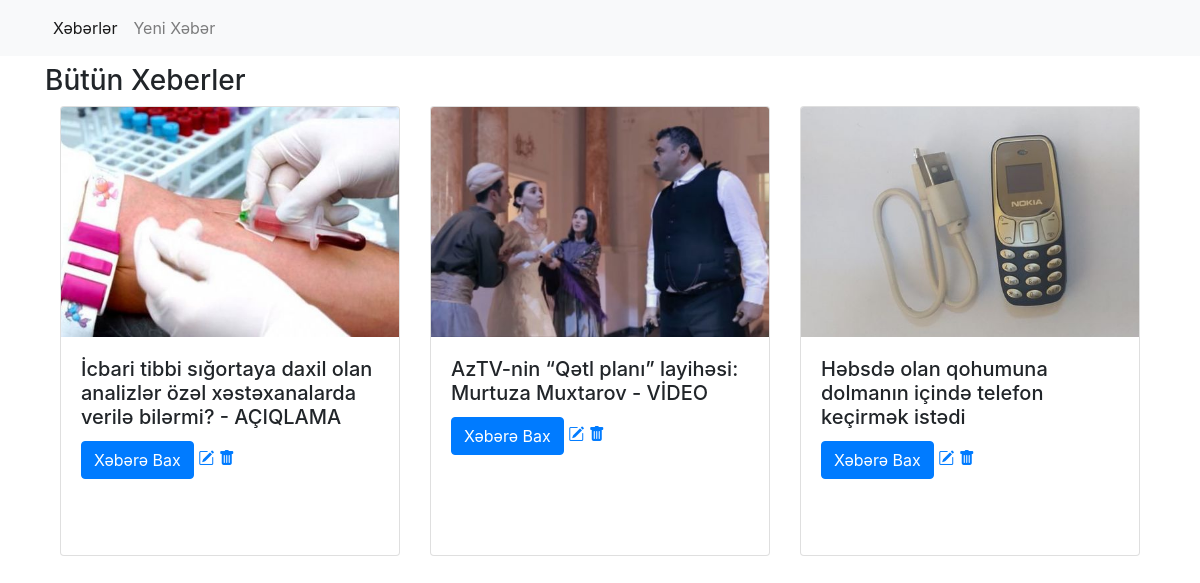
The page / on the database its author committed.
### app.py (models this page shows)
class Post(db.Model):
    id=db.Column(db.Integer,primary_key=True)
    p_title=db.Column(db.String(100))
    p_content=db.Column(db.Text)
    p_img=db.Column(db.String(100))
    p_date=db.Column(db.String(100))

### app.py (the view)
@app.route('/')
def index():
    posts=Post.query.all()
    return render_template('index.html', posts=posts)

### templates/index.html
{% extends 'layout.html' %}{% block content %}
<h3 class="my-2">Bütün Xeberler</h3>
<div class="container">
    <div class="row">
        {% for post in posts %}
            <div class="col-4">
                <div class="card " style="width: 100; height:450px">
                    <img class="card-img-top" src="/static/uploads/{{post.p_img}}" alt="Card image cap" style="object-fit:cover; height:230px;">
                    <div class="card-body">
                        <h5 class="card-title">{{post.p_title}}</h5>
                        <a href="/detail/{{post.id}}" class="btn btn-primary">Xəbərə Bax</a>
                        <a href="/update/{{post.id}}"><i class="bi bi-pencil-square"></i></a>
                        <a href="/delete/{{post.id}}"><i class="bi bi-trash-fill"></i></a>
                    </div>
                </div>
            </div>
        {% endfor %}
    </div>
</div>
{% endblock %}

### templates/layout.html (shortened to what this page needs)
<!doctype html>
<html lang="en">
<head>
    <link rel="stylesheet" href="https://cdn.jsdelivr.net/npm/bootstrap-icons@1.4.1/font/bootstrap-icons.css">
    <link rel="stylesheet" href="https://stackpath.bootstrapcdn.com/bootstrap/4.3.1/css/bootstrap.min.css"
>
</head>
<body>
    <nav class="navbar navbar-expand-sm navbar-light bg-light">
        <div class="collapse navbar-collapse" id="collapsibleNavId">
            <div class="container">
                <div class="row">
                    <div class="col-12">
                        <ul class="navbar-nav mr-auto mt-2 mt-lg-0">
                            <li class="nav-item active">
                                <a class="nav-link" href="/">Xəbərlər <span class="sr-only">(current)</span></a>
                            </li>
                            <li class="nav-item">
                                <a class="nav-link" href="/add">Yeni Xəbər</a>
                            </li>
                        </ul>
                    </div>
                </div>
            </div>
        </div>
    </nav>
    <div class="container">
        <div class="row">
            <div class="col-12">
                {% block content %} {% endblock %}
            </div>
        </div>
    </div>
</body>
</html>

### rows shown on the page
Post: p_img (picture), p_title "İcbari tibbi sığortaya daxil olan analizlər özəl xəstəxanalarda verilə bilərmi? - AÇIQLAMA"
Post: p_img (picture), p_title "AzTV-nin “Qətl planı” layihəsi: Murtuza Muxtarov - VİDEO"
Post: p_img (picture), p_title "Həbsdə olan qohumuna dolmanın içində telefon keçirmək istədi"
